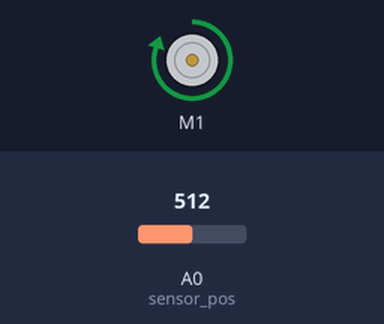
This sketch was run on a simulated Arduino Uno, built with avr-gcc and run on an emulated ATmega328P. On the bench: DC motor (green arrow = forward, orange = backward, longer = faster). Inputs (shaded band) come from the test bench; at power-on: A0 (sensor_pos) = 512. What the sketch prints to the serial monitor is not drawn.

Above: at 0.1 s.
Timing chart, 0 to 1.6 s (numbered marks = the images above):
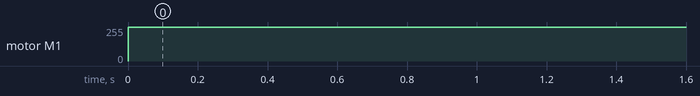

The sketch:

Go_1_Direction.ino
```cpp
#include <Wire.h>
#include <Adafruit_MotorShield.h>
Adafruit_MotorShield AFMS = Adafruit_MotorShield();
Adafruit_DCMotor *Motor = AFMS.getMotor(1);
int motorSpeed = 254;
int cutoff = 150;

//serial input (one byte at a time)
byte byteRead;

//denotes wheter current serial input byte
//is the parameter's name (true) or its value(false)
boolean firstVal = true;

//translated serial input
String param = "";
String paramVal = "";

int width = 0;
int length = 0;
boolean knitting;
int current_pos = 0;
int current_row = 0;
int current_color;
int dir = 1; // the direction of the carriage
int sensorValue;

void setup() {
  Serial.begin(9600);
  AFMS.begin();
}


long lastdebouncetime = 0;
long debouncedelay = 50;
int lastval = 0; // variable used to help with debounce
int valswitch = 0; // used to help debounce
int color;
int pos = 0; // the initial position of the carriage
int maxpos = 5; // the number of needles in the bed. once pos reaches maxpos, it counts down again

// the loop routine runs over and over again forever:
void sensor_pos() {
  // read the input on analog pin 0:
  int sensorValue = analogRead(A0);
  //Serial.println(sensorValue);
  if (sensorValue <= cutoff)
  {
    color = 0 ;  // the it returns zero when ur not on a mark
  }
  else if (sensorValue > cutoff)
  {
    color = 1;   // returns 1 when you're on a needle
  }
  if (color != lastval)
  {
    lastdebouncetime = millis();
  }
 if ((millis() - lastdebouncetime) > debouncedelay) {
    // whatever the reading is at, it's been there for longer
    // than the debounce delay, so take it as the actual curren
    if(valswitch != color){
      valswitch = color;
        if (dir == 1)
        {
          current_pos += 1;
          Serial.println(current_pos);
        }
        else
        {
          current_pos -= 1;
          Serial.println(current_pos);
        }

    }

  }

    lastval = color;
  // print out the value you read:
//  Serial.println(color);
}

void check_serial(){
  if (Serial.available()) {   //  check if data has been sent from the computer:
    byteRead = Serial.read(); // read the most recent byte
  if(byteRead==59){//semicolon, ASCII 61, denotes end of command
      //print parameter and converted parameter value
      if(param=="wid"){
        Serial.println(paramVal.toInt());
        width = paramVal.toInt();
      }else if(param=="len"){
        Serial.println(paramVal.toInt());
        length = paramVal.toInt();
      }else{
        Serial.println("Invalid Parameter");
      }

      //reset paramters for next input command
      firstVal = true;
      param="";
      paramVal="";
   }
   else if(byteRead==61){//equal sign, ASCII 61, denotes end of parameter name
        firstVal = false;
   }
   else{
      //append the input byte to its appropriate string
      if(firstVal){
        param += String(char(byteRead));
        Serial.println(param);
      }else{
        paramVal += String(char(byteRead));
        Serial.println(paramVal);
      }
   }
  }
}

void loop(){
  Motor->setSpeed(motorSpeed);
  Motor->run(FORWARD);//Right
  //Motor->run(BACKWARD);//Left
  sensor_pos();
}
```

Measured:
- by itself, motor M1: stopped → forward 254/255 at 0.00 s
